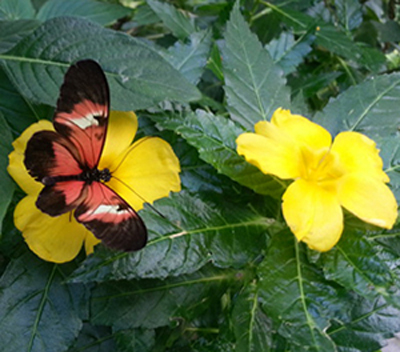
#> input picture 10주차 Edge Detection/images/color_edge.jpg, 400 x 352 px
$ python 14.convert_CMYK.py
#> lines starting #> are read from the running program, lines starting #| are printed output that depends on the picture
import cv2 as cv, numpy as np

BGR = cv.imread('./images/color_edge.jpg', cv.IMREAD_COLOR)
#> BGR is the input picture: shape (352, 400, 3); mean B, G, R 61.1, 106, 89.1

white = np.array([255, 255, 255], np.uint8)
CMY = white - BGR
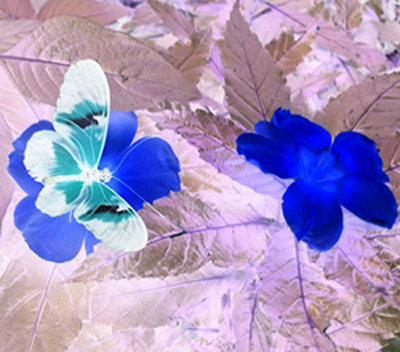
#> CMY: shape (352, 400, 3); mean B, G, R 193.9, 149, 165.9
CMY_split = cv.split(CMY)

black = cv.min(CMY_split[0], cv.min(CMY_split[1], CMY_split[2]))
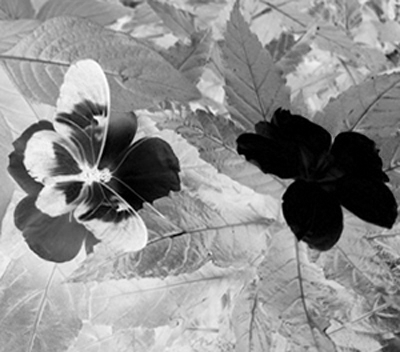
#> black: shape (352, 400); min 0, max 255, mean 141.8
Yellow, Magenta, Cyan = CMY_split - black
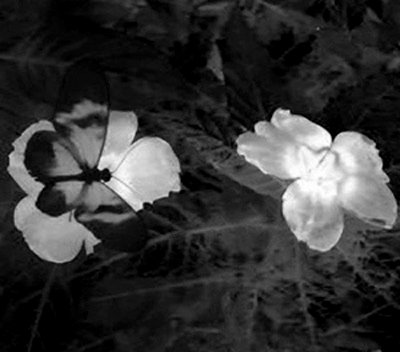
#> Yellow: shape (352, 400); min 0, max 255, mean 52.1
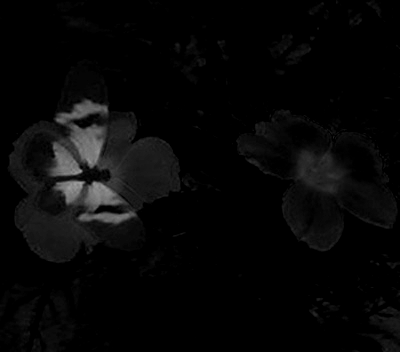
#> Magenta: shape (352, 400); min 0, max 164, mean 7.1
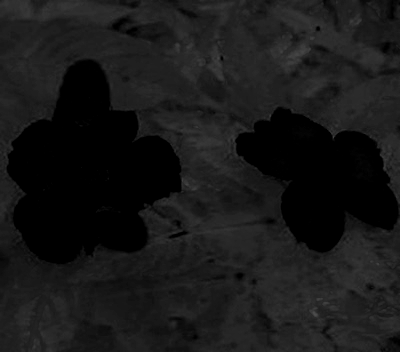
#> Cyan: shape (352, 400); min 0, max 77, mean 24

titles = ['black', 'Yellow', 'Magenta', 'Cyan']

[cv.imshow(t, eval(t)) for t in titles]
cv.waitKey(0)
